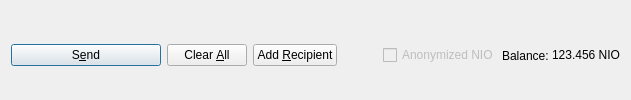
         <widget class="QFrame" name="frame_Send">
          <layout class="QHBoxLayout" name="horizontalLayout">
           <property name="bottomMargin">
            <number>0</number>
           </property>
           <item>
            <widget class="QPushButton" name="sendButton">
             <property name="minimumSize">
              <size>
               <width>150</width>
               <height>0</height>
              </size>
             </property>
             <property name="toolTip">
              <string>Confirm the send action</string>
             </property>
             <property name="text">
              <string>S&amp;end</string>
             </property>
             <property name="icon">
              <iconset resource="../nioshares.qrc">
               <normaloff>:/icons/send</normaloff>:/icons/send</iconset>
             </property>
             <property name="autoDefault">
              <bool>false</bool>
             </property>
             <property name="default">
              <bool>true</bool>
             </property>
            </widget>
           </item>
           <item>
            <widget class="QPushButton" name="clearButton">
             <property name="sizePolicy">
              <sizepolicy hsizetype="Minimum" vsizetype="Fixed">
               <horstretch>0</horstretch>
               <verstretch>0</verstretch>
              </sizepolicy>
             </property>
             <property name="toolTip">
              <string>Clear all fields of the form.</string>
             </property>
             <property name="text">
              <string>Clear &amp;All</string>
             </property>
             <property name="icon">
              <iconset resource="../nioshares.qrc">
               <normaloff>:/icons/remove</normaloff>:/icons/remove</iconset>
             </property>
             <property name="autoDefault">
              <bool>false</bool>
             </property>
            </widget>
           </item>
           <item>
            <widget class="QPushButton" name="addButton">
             <property name="toolTip">
              <string>Send to multiple recipients at once</string>
             </property>
             <property name="text">
              <string>Add &amp;Recipient</string>
             </property>
             <property name="icon">
              <iconset resource="../nioshares.qrc">
               <normaloff>:/icons/add</normaloff>:/icons/add</iconset>
             </property>
             <property name="autoDefault">
              <bool>false</bool>
             </property>
            </widget>
           </item>
           <item>
            <spacer name="horizontalSpacer">
             <property name="orientation">
              <enum>Qt::Horizontal</enum>
             </property>
             <property name="sizeHint" stdset="0">
              <size>
               <width>40</width>
               <height>20</height>
              </size>
             </property>
            </spacer>
           </item>
           <item>
            <layout class="QHBoxLayout" name="horizontalLayout_2">
             <property name="spacing">
              <number>3</number>
             </property>
             <item>
              <widget class="QCheckBox" name="checkzNIO">
               <property name="enabled">
                <bool>false</bool>
               </property>
               <property name="text">
                <string>Anonymized NIO</string>
               </property>
              </widget>
             </item>
             <item>
              <widget class="QLabel" name="label">
               <property name="text">
                <string>Balance:</string>
               </property>
              </widget>
             </item>
             <item>
              <widget class="QLabel" name="labelBalance">
               <property name="sizePolicy">
                <sizepolicy hsizetype="Preferred" vsizetype="Fixed">
                 <horstretch>0</horstretch>
                 <verstretch>0</verstretch>
                </sizepolicy>
               </property>
               <property name="cursor">
                <cursorShape>IBeamCursor</cursorShape>
               </property>
               <property name="text">
                <string notr="true">123.456 NIO</string>
               </property>
               <property name="textInteractionFlags">
                <set>Qt::LinksAccessibleByMouse|Qt::TextSelectableByKeyboard|Qt::TextSelectableByMouse</set>
               </property>
              </widget>
             </item>
            </layout>
           </item>
          </layout>
         </widget>
